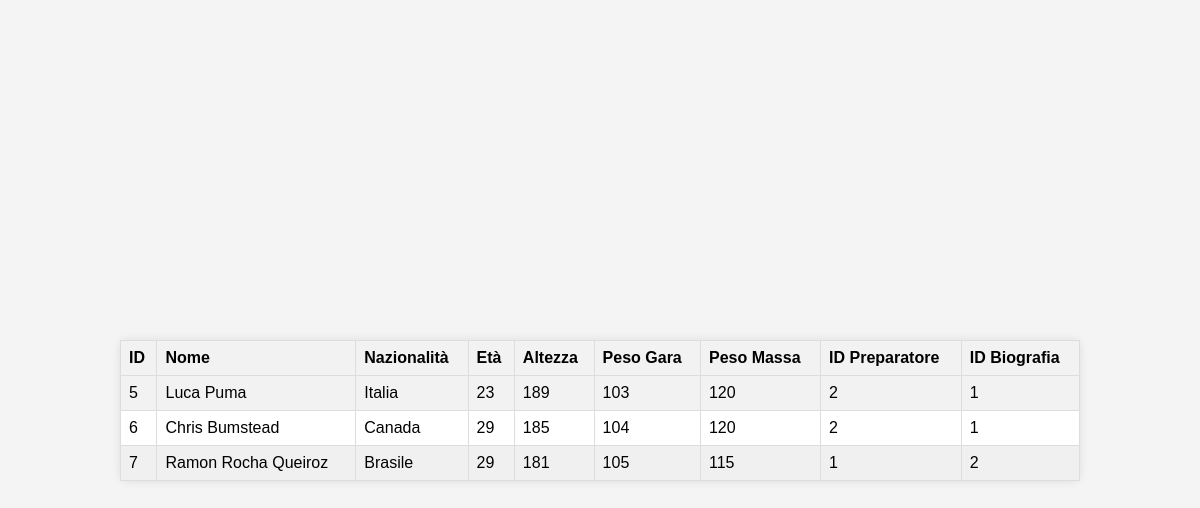
Page /atleta.php?atleta=Ramon+Rocha+Queiroz on the committed database.
### tables this page shows
CREATE TABLE `atleti` (
  `id` int(11) NOT NULL,
  `nome` varchar(50) NOT NULL,
  `nazionalita` varchar(50) NOT NULL,
  `eta` int(11) NOT NULL,
  `altezza` varchar(50) NOT NULL,
  `peso_gara` int(50) NOT NULL,
  `peso_massa` int(11) NOT NULL,
  `id_preparatore` int(11) NOT NULL,
  `id_biografia` int(11) NOT NULL
);

### atleta.php (the view, shortened to what this page needs)
<!DOCTYPE html>
<html lang="en">
<head>
</head>
<body>
<?php
include 'credenziali.php';
$conn = new mysqli($servername, $username, $password, $dbname);
if (isset($_GET['atleta'])) {
    $atleta = $_GET['atleta'];
    $sql = "SELECT * FROM ATLETI";
    $result = $conn->query($sql);
    if ($result->num_rows > 0) {
        echo "<table><tr><th>ID</th><th>Nome</th><th>Nazionalità</th><th>Età</th><th>Altezza</th><th>Peso Gara</th><th>Peso Massa</th><th>ID Preparatore</th><th>ID Biografia</th></tr>";
        while ($row = $result->fetch_assoc()) {
            echo "<tr" . ($row['nome'] == $atleta ? ' class="selected"' : '') . ">";
            foreach ($row as $value) {
                echo "<td>" . $value . "</td>";
            }
            echo "</tr>";
        }
        echo "</table>";
    } else {
        echo "Nessun risultato trovato per questo atleta.";
    }
} else {
    echo "Nome dell'atleta non specificato.";
}
?>
</body>
</html>

### atleta.php (style rules this page uses)
body { font-family: 'Arial', sans-serif; background-color: #f4f4f4; margin: 0; padding: 0; display: flex; justify-content: center; align-items: center; height: 100vh; position: relative; }
table { width: 80%; border-collapse: collapse; margin-top: 20px; border-radius: 8px; box-shadow: 0 0 10px rgba(0, 0, 0, 0.1); background-color: #fff; }
th, td { border: 1px solid #dddddd; text-align: left; padding: 8px; cursor: pointer; }
th { background-color: #f2f2f2; }
tr:nth-child(even) { background-color: #f2f2f2; }
tr.selected { background-color: #f0f0f0; }

### rows in the picture
atleti: id "5", nome "Luca Puma", nazionalita "Italia", eta "23", altezza "189", peso_gara "103", peso_massa "120", id_preparatore "2", id_biografia "1"
atleti: id "6", nome "Chris Bumstead", nazionalita "Canada", eta "29", altezza "185", peso_gara "104", peso_massa "120", id_preparatore "2", id_biografia "1"
atleti: id "7", nome "Ramon Rocha Queiroz", nazionalita "Brasile", eta "29", altezza "181", peso_gara "105", peso_massa "115", id_preparatore "1", id_biografia "2"
